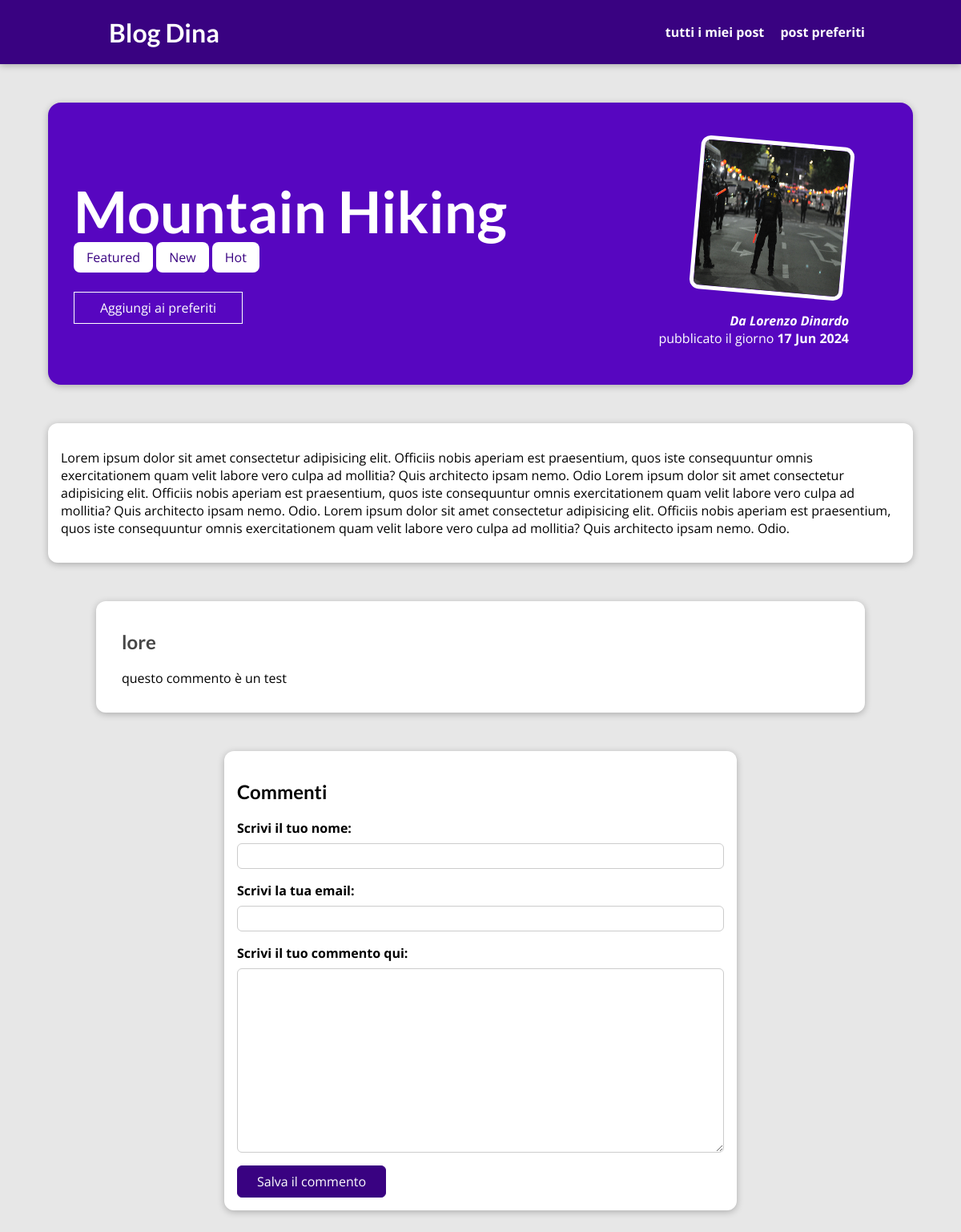
The page /posts/hike-in-the-mountains on the database its author committed.
### blog/models.py (models this page shows, shortened)
class Post(models.Model):
    title = models.CharField(max_length=150)
    exerpt = models.CharField(max_length=200)
    image = models.ImageField(upload_to="posts", null=True)
    date = models.DateField(auto_now=True)
    slug = models.SlugField(unique=True, db_index=True, blank=True, null=True)
    content = models.TextField(validators=[MinLengthValidator(10)])
    author = models.ForeignKey(Author, on_delete=models.SET_NULL, null=True, related_name="posts")
    tags = models.ManyToManyField(Tag)

class Tag(models.Model):
    caption = models.CharField(max_length=20)

class Author(models.Model):
    user = models.OneToOneField(User, on_delete=models.CASCADE, null=True, blank=True)
    first_name = models.CharField(max_length=100)
    last_name = models.CharField(max_length=100)
    email_address = models.EmailField()
    def full_name(self):
        return f"{self.first_name} {self.last_name}"
    def __str__(self):
        return self.full_name()

class Comment(models.Model):
    user_name = models.CharField(max_length=120)
    user_email = models.EmailField()
    text = models.TextField(max_length=400)
    post = models.ForeignKey(Post, on_delete=models.CASCADE, related_name="comments")

### blog/views.py (the view)
# urls.py: path('posts/<slug:slug>', views.SinglePostView.as_view(), name='post-detail-page'),
class SinglePostView(View):
    def is_stored_post(self, request,post_id):
        stored_posts = request.session.get("stored_posts")
        if stored_posts is not None:
            is_saved = post_id in stored_posts
        else:
            is_saved = False
        return is_saved
    template_name = "blog/post-detail.html"
    model = Post
    def get(self, request, slug):
        post = Post.objects.get(slug=slug)
        context = {
           "post": post,
           "post_tags": post.tags.all(),
           "comment_form": CommentForm(),
           "comments": post.comments.all().order_by("-id"),
           "saved": self.is_stored_post(request, post.id)
        }
        return render(request,"blog/post-detail.html", context)
    def post(self, request, slug):
        comment_form = CommentForm(request.POST)
        post = Post.objects.get(slug=slug)
        if comment_form.is_valid():
            comment = comment_form.save(commit = False)
            comment.post = post
            comment.save()
            return HttpResponseRedirect(reverse("post-detail-page", args = [slug]))
        context = {
            "post": post,
            "post_tags": post.tags.all(),
            "comment_form": CommentForm,
            "comments": post.comments.all().order_by("-id"),
            "saved": self.is_stored_post(request, post.id)
        }
        return render(request,"blog/post-detail.html",context)

### blog/form.py
class CommentForm(forms.ModelForm):
    class Meta:
        model = Comment
        exclude = ["post"]
        labels ={
            "user_name": "Scrivi il tuo nome",
            "user_email": "Scrivi la tua email",
            "text": "Scrivi il tuo commento qui"
        }

### blog/templates/blog/post-detail.html (shortened to what this page needs)
{%extends "prova.html" %}
{% load static  %}
{% block css_files %}
<link rel="stylesheet" href="{% static "blog/post-detail.css" %}" />
{% endblock %}
{% block content %}
<header id="main-navigation">
    <h1><a href="{% url "starting-page"%}">Blog Dina</a></h1>
    <nav>
        <a href ="{% url "posts-page" %}"> tutti i miei post </a>
        <a href ="{% url "read-later" %}"> post preferiti </a>
    </nav>
</header>
<section id="summary">
    <h2>{{post.title}}</h2>
    <div>{%for tag in post_tags%}
        <span class= "tag">{{tag.caption}}</span>
        {% endfor %}
    </div>
<div id ="read-later">
    <form action="{% url "read-later" %}" method="POST">
        <button>
{% if saved %}
            Rimuovi dai preferiti
{% else %}
        Aggiungi ai preferiti
{% endif%}
        </button>
    </form>
</div>
        <article>
            <img src ="{{post.image.url}}" alt="Post Title" />
            <address>Da <a href="mailto:{{post.author.email_address}}">{{post.author}}</a></address>
            <div>
                pubblicato il giorno <time>{{post.date|date:"d M Y"}}</time>
        </article>
    </section>
    <main>
        <p> {{post.content|linebreaks}} </p>
    </main>
<section id = "comments">
    <ul>
        {% for comment in comments %}
        <li>
            <h2>{{ comment.user_name }}</h2>
            <p>{{ comment.text|linebreaks }}</p>
        </li>
        {% endfor %}
    </ul>
</section>
    <section id="comment-form">
        <h2>Commenti</h2>
        <form action ="{% url "post-detail-page" post.slug%}" method = "POST">
            {% for form_field in comment_form %}
            <div class="form-control {% if form_field.errors %} invalid {% endif %}">
                {{form_field.label_tag}}
                {{form_field}}
            </div>
            {% endfor %}
            <button> Salva il commento</button>
        </form>
    </section>
{% endblock %}

### static/app.css (style rules this page uses)
* { box-sizing: border-box; }
html { font-family: 'Open Sans', 'Lato', sans-serif; }
body { margin: 0; }
h1, h2, h3 { font-family: 'Lato', sans-serif; font-weight: bold; }
#main-navigation { width: 100%; height: 5rem; display: flex; justify-content: space-between; align-items: center; padding: 0 10%; position: absolute; top: 0; left: 0; }
#main-navigation a { text-decoration: none; color: white; font-weight: bold; margin-left:1rem; }

### blog/static/blog/post-detail.css (style rules this page uses)
body { background-color: #e7e7e7; }
#main-navigation { background-color: #390281; box-shadow: 0 2px 8px rgba(0, 0, 0, 0.25); }
#summary { margin: 8rem auto 3rem auto; padding: 2rem; width: 90%; max-width: 90rem; border-radius: 16px; background-color: #5706c0; position: relative; box-shadow: 0 2px 8px rgba(0, 0, 0, 0.25); height: 22rem; }
#summary h2 { color: white; font-size: 4.5rem; margin-bottom: 0.25rem; }
#summary article { position: absolute; top: 2rem; right: 3rem; padding: 1rem 2rem; border-radius: 12px; text-align: right; color: white; }
#summary article img { width: 12rem; height: 12rem; border-radius: 12px; transform: rotateZ(5deg); border: 5px solid white; margin-bottom: 1rem; }
#summary address { font-weight: bold; }
#summary a { color: white; text-decoration: none; }
#summary time { font-weight: bold; }
#read-later { margin: 2rem 0; }
#read-later button { background-color: transparent; border: 1px solid white; padding: 0.5rem 2rem; font: inherit; color: white; cursor: pointer; }
main { width: 90%; max-width: 90rem; margin: 3rem auto; background-color: white; padding: 1rem; border-radius: 12px; box-shadow: 0 2px 8px rgba(0, 0, 0, 0.25); }
.tag { background-color: white; color: #390281; padding: 0.5rem 1rem; border-radius: 8px; }
#comment-form { margin: 3rem auto; width: 90%; max-width: 40rem; border-radius: 12px; background-color: white; box-shadow: 0 2px 8px rgba(0, 0, 0, 0.25); padding: 1rem; }
#comment-form button { font: inherit; background-color: #390281; color: white; border: 1px solid #390281; padding: 0.5rem 1.5rem; border-radius: 6px; cursor: pointer; }
.form-control { margin-bottom: 1rem; }
.form-control label { font-weight: bold; margin-bottom: 0.5rem; display: block; }
.form-control input, .form-control textarea { display: block; width: 100%; font: inherit; padding: 0.25rem; border-radius: 6px; border: 1px solid #ccc; }
#comments { margin: 3rem auto; width: 90%; max-width: 60rem; border-radius: 12px; background-color: white; box-shadow: 0 2px 8px rgba(0, 0, 0, 0.25); padding: 1rem 2rem; }
#comments ul { list-style: none; margin: 0; padding: 0; }
#comments li { margin-bottom: 1rem; border-bottom: 2px solid #ccc; }
#comments li:last-of-type { border-bottom: none; }
#comments h2 { color: #464646; }

### rows shown on the page
Post: title "Mountain Hiking", image (picture), author "Lorenzo Dinardo", date "17 Jun 2024", content "Lorem ipsum dolor sit amet consectetur adipisicing elit. Officiis nobis aperiam est praesentium, quos iste consequuntur omnis exercitationem quam velit labore vero culpa ad mollitia? Quis architecto ipsam nemo. Odio Lorem ipsum dolor sit amet consectetur adipisicing elit. Officiis nobis aperiam est praesentium, quos iste consequuntur omnis exercitationem quam velit labore vero culpa ad mollitia? Quis architecto ipsam nemo. Odio. Lorem ipsum dolor sit amet consectetur adipisicing elit. Officiis nobis aperiam est praesentium, quos iste consequuntur omnis exercitationem quam velit labore vero culpa ad mollitia? Quis architecto ipsam nemo. Odio."
Tag: caption "Featured"
Tag: caption "New"
Tag: caption "Hot"
Comment: user_name "lore", text "questo commento è un test"
